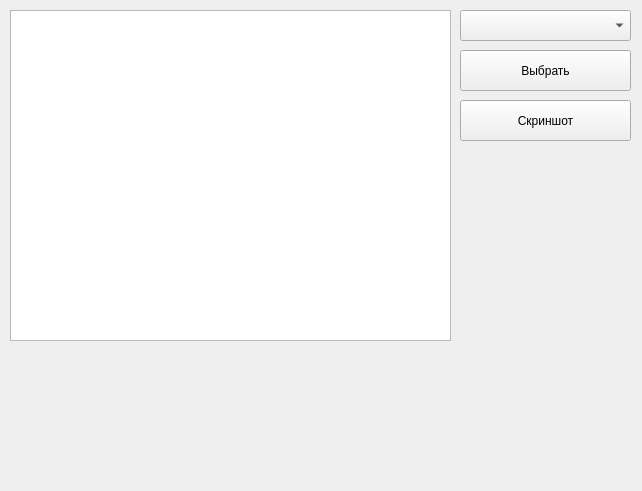
<?xml version="1.0" encoding="UTF-8"?>
<ui version="4.0">
 <class>MainWindow</class>
 <widget class="QMainWindow" name="MainWindow">
  <property name="geometry">
   <rect>
    <x>0</x>
    <y>0</y>
    <width>642</width>
    <height>491</height>
   </rect>
  </property>
  <property name="windowTitle">
   <string>MainWindow</string>
  </property>
  <widget class="QWidget" name="centralwidget">
   <widget class="QGraphicsView" name="graphicsView">
    <property name="geometry">
     <rect>
      <x>10</x>
      <y>10</y>
      <width>441</width>
      <height>331</height>
     </rect>
    </property>
   </widget>
   <widget class="QComboBox" name="comboBox">
    <property name="geometry">
     <rect>
      <x>460</x>
      <y>10</y>
      <width>171</width>
      <height>31</height>
     </rect>
    </property>
   </widget>
   <widget class="QPushButton" name="pushButton">
    <property name="geometry">
     <rect>
      <x>460</x>
      <y>50</y>
      <width>171</width>
      <height>41</height>
     </rect>
    </property>
    <property name="text">
     <string>Выбрать</string>
    </property>
   </widget>
   <widget class="QPushButton" name="pushButton_2">
    <property name="geometry">
     <rect>
      <x>460</x>
      <y>100</y>
      <width>171</width>
      <height>41</height>
     </rect>
    </property>
    <property name="text">
     <string>Скриншот</string>
    </property>
   </widget>
  </widget>
 </widget>
 <resources/>
 <connections/>
</ui>
